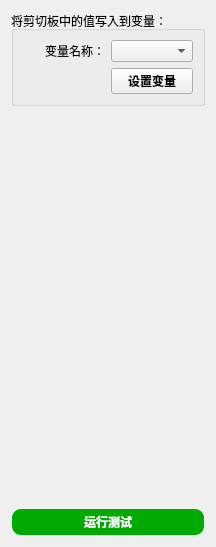
       <widget class="QWidget" name="tab_45">
        <attribute name="title">
         <string>获取剪切板</string>
        </attribute>
        <layout class="QVBoxLayout" name="verticalLayout_64">
         <item>
          <widget class="QGroupBox" name="groupBox_76">
           <property name="title">
            <string>将剪切板中的值写入到变量：</string>
           </property>
           <layout class="QGridLayout" name="gridLayout_72" columnstretch="1,1">
            <item row="0" column="1">
             <widget class="QComboBox" name="comboBox_73"/>
            </item>
            <item row="0" column="0">
             <widget class="QLabel" name="label_175">
              <property name="text">
               <string>变量名称：</string>
              </property>
              <property name="alignment">
               <set>Qt::AlignmentFlag::AlignRight|Qt::AlignmentFlag::AlignTrailing|Qt::AlignmentFlag::AlignVCenter</set>
              </property>
             </widget>
            </item>
            <item row="2" column="0">
             <spacer name="horizontalSpacer_25">
              <property name="orientation">
               <enum>Qt::Orientation::Horizontal</enum>
              </property>
              <property name="sizeHint" stdset="0">
               <size>
                <width>84</width>
                <height>20</height>
               </size>
              </property>
             </spacer>
            </item>
            <item row="2" column="1">
             <widget class="QPushButton" name="pushButton_74">
              <property name="font">
               <font>
                <family>微软雅黑</family>
                <bold>true</bold>
               </font>
              </property>
              <property name="text">
               <string>设置变量</string>
              </property>
             </widget>
            </item>
           </layout>
          </widget>
         </item>
         <item>
          <spacer name="verticalSpacer_40">
           <property name="orientation">
            <enum>Qt::Orientation::Vertical</enum>
           </property>
           <property name="sizeHint" stdset="0">
            <size>
             <width>20</width>
             <height>396</height>
            </size>
           </property>
          </spacer>
         </item>
         <item>
          <widget class="QPushButton" name="pushButton_75">
           <property name="palette">
            <palette>
             <active>
              <colorrole role="WindowText">
               <brush brushstyle="SolidPattern">
                <color alpha="255">
                 <red>255</red>
                 <green>255</green>
                 <blue>255</blue>
                </color>
               </brush>
              </colorrole>
              <colorrole role="Button">
               <brush brushstyle="SolidPattern">
                <color alpha="255">
                 <red>0</red>
                 <green>170</green>
                 <blue>0</blue>
                </color>
               </brush>
              </colorrole>
              <colorrole role="Text">
               <brush brushstyle="SolidPattern">
                <color alpha="255">
                 <red>255</red>
                 <green>255</green>
                 <blue>255</blue>
                </color>
               </brush>
              </colorrole>
              <colorrole role="ButtonText">
               <brush brushstyle="SolidPattern">
                <color alpha="255">
                 <red>255</red>
                 <green>255</green>
                 <blue>255</blue>
                </color>
               </brush>
              </colorrole>
              <colorrole role="Base">
               <brush brushstyle="SolidPattern">
                <color alpha="255">
                 <red>0</red>
                 <green>170</green>
                 <blue>0</blue>
                </color>
               </brush>
              </colorrole>
              <colorrole role="Window">
               <brush brushstyle="SolidPattern">
                <color alpha="255">
                 <red>0</red>
                 <green>170</green>
                 <blue>0</blue>
                </color>
               </brush>
              </colorrole>
              <colorrole role="PlaceholderText">
               <brush brushstyle="NoBrush">
                <color alpha="128">
                 <red>255</red>
                 <green>255</green>
                 <blue>255</blue>
                </color>
               </brush>
              </colorrole>
             </active>
             <inactive>
              <colorrole role="WindowText">
               <brush brushstyle="SolidPattern">
                <color alpha="255">
                 <red>255</red>
                 <green>255</green>
                 <blue>255</blue>
                </color>
               </brush>
              </colorrole>
              <colorrole role="Button">
               <brush brushstyle="SolidPattern">
                <color alpha="255">
                 <red>0</red>
                 <green>170</green>
                 <blue>0</blue>
                </color>
               </brush>
              </colorrole>
              <colorrole role="Text">
               <brush brushstyle="SolidPattern">
                <color alpha="255">
                 <red>255</red>
                 <green>255</green>
                 <blue>255</blue>
                </color>
               </brush>
              </colorrole>
              <colorrole role="ButtonText">
               <brush brushstyle="SolidPattern">
                <color alpha="255">
                 <red>255</red>
                 <green>255</green>
                 <blue>255</blue>
                </color>
               </brush>
              </colorrole>
              <colorrole role="Base">
               <brush brushstyle="SolidPattern">
                <color alpha="255">
                 <red>0</red>
                 <green>170</green>
                 <blue>0</blue>
                </color>
               </brush>
              </colorrole>
              <colorrole role="Window">
               <brush brushstyle="SolidPattern">
                <color alpha="255">
                 <red>0</red>
                 <green>170</green>
                 <blue>0</blue>
                </color>
               </brush>
              </colorrole>
              <colorrole role="PlaceholderText">
               <brush brushstyle="NoBrush">
                <color alpha="128">
                 <red>255</red>
                 <green>255</green>
                 <blue>255</blue>
                </color>
               </brush>
              </colorrole>
             </inactive>
             <disabled>
              <colorrole role="WindowText">
               <brush brushstyle="SolidPattern">
                <color alpha="255">
                 <red>255</red>
                 <green>255</green>
                 <blue>255</blue>
                </color>
               </brush>
              </colorrole>
              <colorrole role="Button">
               <brush brushstyle="SolidPattern">
                <color alpha="255">
                 <red>0</red>
                 <green>170</green>
                 <blue>0</blue>
                </color>
               </brush>
              </colorrole>
              <colorrole role="Text">
               <brush brushstyle="SolidPattern">
                <color alpha="255">
                 <red>255</red>
                 <green>255</green>
                 <blue>255</blue>
                </color>
               </brush>
              </colorrole>
              <colorrole role="ButtonText">
               <brush brushstyle="SolidPattern">
                <color alpha="92">
                 <red>0</red>
                 <green>0</green>
                 <blue>0</blue>
                </color>
               </brush>
              </colorrole>
              <colorrole role="Base">
               <brush brushstyle="SolidPattern">
                <color alpha="255">
                 <red>0</red>
                 <green>170</green>
                 <blue>0</blue>
                </color>
               </brush>
              </colorrole>
              <colorrole role="Window">
               <brush brushstyle="SolidPattern">
                <color alpha="255">
                 <red>0</red>
                 <green>170</green>
                 <blue>0</blue>
                </color>
               </brush>
              </colorrole>
              <colorrole role="PlaceholderText">
               <brush brushstyle="NoBrush">
                <color alpha="128">
                 <red>255</red>
                 <green>255</green>
                 <blue>255</blue>
                </color>
               </brush>
              </colorrole>
             </disabled>
            </palette>
           </property>
           <property name="font">
            <font>
             <family>Microsoft YaHei</family>
             <bold>true</bold>
            </font>
           </property>
           <property name="styleSheet">
            <string notr="true">QPushButton {
    background-color: rgb(0, 170, 0);
    color: white;
    border-radius: 10px; /* 设置圆角半径 */
    font-family: 'Microsoft YaHei'; /* 设置字体为微软雅黑 */
    padding: 3px 5px; /* 设置内边距，使按钮看起来更美观 */
    border: 2px solid transparent; /* 设置边框为透明 */
}

QPushButton:hover {
    background-color: rgb(0, 150, 0); /* 设置鼠标悬停时的背景颜色 */
}

QPushButton:pressed {
    background-color: rgb(0, 100, 0); /* 设置按钮按下时的背景颜色 */
}
</string>
           </property>
           <property name="text">
            <string>运行测试</string>
           </property>
          </widget>
         </item>
        </layout>
       </widget>
